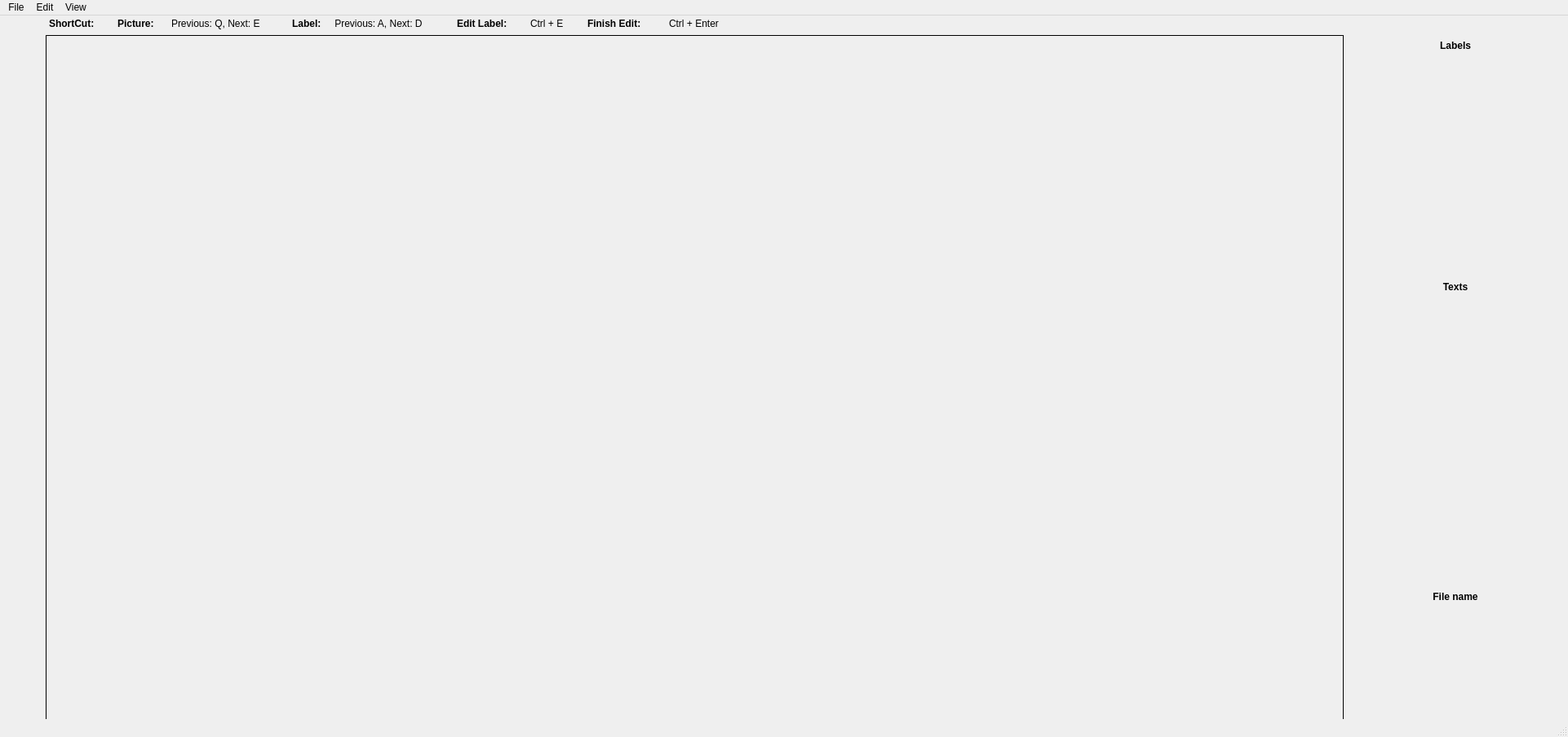
<?xml version="1.0" encoding="UTF-8"?>
<ui version="4.0">
 <class>MainWindow</class>
 <widget class="QMainWindow" name="MainWindow">
  <property name="geometry">
   <rect>
    <x>0</x>
    <y>0</y>
    <width>1922</width>
    <height>904</height>
   </rect>
  </property>
  <property name="windowTitle">
   <string>MainWindow</string>
  </property>
  <widget class="QWidget" name="centralwidget">
   <widget class="QLabel" name="ScreenPic">
    <property name="geometry">
     <rect>
      <x>56</x>
      <y>24</y>
      <width>1591</width>
      <height>904</height>
     </rect>
    </property>
    <property name="layoutDirection">
     <enum>Qt::LeftToRight</enum>
    </property>
    <property name="frameShape">
     <enum>QFrame::Box</enum>
    </property>
    <property name="text">
     <string/>
    </property>
    <property name="scaledContents">
     <bool>false</bool>
    </property>
    <property name="alignment">
     <set>Qt::AlignCenter</set>
    </property>
   </widget>
   <widget class="QLabel" name="label">
    <property name="geometry">
     <rect>
      <x>60</x>
      <y>2</y>
      <width>71</width>
      <height>16</height>
     </rect>
    </property>
    <property name="font">
     <font>
      <pointsize>9</pointsize>
      <weight>75</weight>
      <bold>true</bold>
     </font>
    </property>
    <property name="text">
     <string>ShortCut:</string>
    </property>
   </widget>
   <widget class="QLabel" name="label_2">
    <property name="geometry">
     <rect>
      <x>144</x>
      <y>2</y>
      <width>71</width>
      <height>16</height>
     </rect>
    </property>
    <property name="font">
     <font>
      <pointsize>9</pointsize>
      <weight>75</weight>
      <bold>true</bold>
     </font>
    </property>
    <property name="text">
     <string>Picture:</string>
    </property>
   </widget>
   <widget class="QLabel" name="label_3">
    <property name="geometry">
     <rect>
      <x>210</x>
      <y>2</y>
      <width>141</width>
      <height>16</height>
     </rect>
    </property>
    <property name="font">
     <font>
      <pointsize>9</pointsize>
      <weight>50</weight>
      <bold>false</bold>
     </font>
    </property>
    <property name="text">
     <string>Previous: Q, Next: E </string>
    </property>
   </widget>
   <widget class="QLabel" name="label_4">
    <property name="geometry">
     <rect>
      <x>407</x>
      <y>2</y>
      <width>161</width>
      <height>16</height>
     </rect>
    </property>
    <property name="font">
     <font>
      <pointsize>9</pointsize>
     </font>
    </property>
    <property name="text">
     <string> Previous: A, Next: D</string>
    </property>
   </widget>
   <widget class="QLabel" name="label_5">
    <property name="geometry">
     <rect>
      <x>358</x>
      <y>2</y>
      <width>51</width>
      <height>16</height>
     </rect>
    </property>
    <property name="font">
     <font>
      <pointsize>9</pointsize>
      <weight>75</weight>
      <bold>true</bold>
     </font>
    </property>
    <property name="text">
     <string>Label:</string>
    </property>
   </widget>
   <widget class="QLabel" name="label_6">
    <property name="geometry">
     <rect>
      <x>560</x>
      <y>2</y>
      <width>81</width>
      <height>16</height>
     </rect>
    </property>
    <property name="font">
     <font>
      <pointsize>9</pointsize>
      <weight>75</weight>
      <bold>true</bold>
     </font>
    </property>
    <property name="text">
     <string>Edit Label:</string>
    </property>
   </widget>
   <widget class="QLabel" name="label_7">
    <property name="geometry">
     <rect>
      <x>650</x>
      <y>2</y>
      <width>55</width>
      <height>16</height>
     </rect>
    </property>
    <property name="font">
     <font>
      <pointsize>9</pointsize>
     </font>
    </property>
    <property name="text">
     <string>Ctrl + E</string>
    </property>
   </widget>
   <widget class="QLabel" name="header_Label">
    <property name="geometry">
     <rect>
      <x>1655</x>
      <y>24</y>
      <width>258</width>
      <height>25</height>
     </rect>
    </property>
    <property name="font">
     <font>
      <weight>75</weight>
      <bold>true</bold>
     </font>
    </property>
    <property name="text">
     <string>Labels</string>
    </property>
    <property name="alignment">
     <set>Qt::AlignCenter</set>
    </property>
   </widget>
   <widget class="QLabel" name="header_Text">
    <property name="geometry">
     <rect>
      <x>1655</x>
      <y>320</y>
      <width>258</width>
      <height>25</height>
     </rect>
    </property>
    <property name="font">
     <font>
      <weight>75</weight>
      <bold>true</bold>
     </font>
    </property>
    <property name="text">
     <string>Texts</string>
    </property>
    <property name="alignment">
     <set>Qt::AlignCenter</set>
    </property>
   </widget>
   <widget class="QLabel" name="header_file">
    <property name="geometry">
     <rect>
      <x>1655</x>
      <y>700</y>
      <width>258</width>
      <height>25</height>
     </rect>
    </property>
    <property name="font">
     <font>
      <weight>75</weight>
      <bold>true</bold>
     </font>
    </property>
    <property name="text">
     <string>File name</string>
    </property>
    <property name="alignment">
     <set>Qt::AlignCenter</set>
    </property>
   </widget>
   <widget class="QLabel" name="label_8">
    <property name="geometry">
     <rect>
      <x>720</x>
      <y>2</y>
      <width>81</width>
      <height>16</height>
     </rect>
    </property>
    <property name="font">
     <font>
      <pointsize>9</pointsize>
      <weight>75</weight>
      <bold>true</bold>
     </font>
    </property>
    <property name="text">
     <string>Finish Edit:</string>
    </property>
   </widget>
   <widget class="QLabel" name="label_9">
    <property name="geometry">
     <rect>
      <x>820</x>
      <y>2</y>
      <width>81</width>
      <height>16</height>
     </rect>
    </property>
    <property name="font">
     <font>
      <pointsize>9</pointsize>
     </font>
    </property>
    <property name="text">
     <string>Ctrl + Enter</string>
    </property>
   </widget>
  </widget>
  <widget class="QMenuBar" name="menubar">
   <property name="geometry">
    <rect>
     <x>0</x>
     <y>0</y>
     <width>1922</width>
     <height>26</height>
    </rect>
   </property>
   <widget class="QMenu" name="menuFile">
    <property name="title">
     <string>File</string>
    </property>
    <addaction name="actionOpen_File"/>
    <addaction name="actionOpen_Folder"/>
    <addaction name="actionOpen_Recent"/>
    <addaction name="separator"/>
    <addaction name="actionSave"/>
    <addaction name="actionSave_as"/>
    <addaction name="actionSave_Automatically"/>
    <addaction name="actionChange_output_folder"/>
    <addaction name="separator"/>
    <addaction name="actionNext_Image"/>
    <addaction name="actionBack_Image"/>
    <addaction name="separator"/>
    <addaction name="actionClose"/>
    <addaction name="separator"/>
    <addaction name="actionNext_label"/>
    <addaction name="actionBack_label"/>
   </widget>
   <widget class="QMenu" name="menuEdit">
    <property name="title">
     <string>Edit</string>
    </property>
    <addaction name="actionEdit_Label"/>
    <addaction name="actionFinish_Edit"/>
    <addaction name="actionFinish_Label"/>
   </widget>
   <widget class="QMenu" name="menuView">
    <property name="title">
     <string>View</string>
    </property>
   </widget>
   <addaction name="menuFile"/>
   <addaction name="menuEdit"/>
   <addaction name="menuView"/>
  </widget>
  <widget class="QStatusBar" name="statusbar"/>
  <action name="actionOpen_File">
   <property name="text">
    <string>Open File</string>
   </property>
   <property name="shortcut">
    <string>Ctrl+O</string>
   </property>
  </action>
  <action name="actionOpen_Folder">
   <property name="text">
    <string>Open Folder</string>
   </property>
   <property name="shortcut">
    <string>Ctrl+F</string>
   </property>
  </action>
  <action name="actionOpen_Recent">
   <property name="text">
    <string>Open Recent</string>
   </property>
   <property name="shortcut">
    <string>Ctrl+R</string>
   </property>
  </action>
  <action name="actionSave">
   <property name="text">
    <string>Save</string>
   </property>
   <property name="shortcut">
    <string>Ctrl+S</string>
   </property>
  </action>
  <action name="actionSave_as">
   <property name="text">
    <string>Save as</string>
   </property>
   <property name="shortcut">
    <string>Ctrl+Alt+S</string>
   </property>
  </action>
  <action name="actionSave_Automatically">
   <property name="text">
    <string>Save Automatically</string>
   </property>
  </action>
  <action name="actionChange_output_folder">
   <property name="text">
    <string>Change output folder</string>
   </property>
   <property name="shortcut">
    <string>Ctrl+C</string>
   </property>
  </action>
  <action name="actionClose">
   <property name="text">
    <string>Close</string>
   </property>
   <property name="shortcut">
    <string>Ctrl+W</string>
   </property>
  </action>
  <action name="actionNext_Image">
   <property name="text">
    <string>Next Image</string>
   </property>
   <property name="shortcut">
    <string>E</string>
   </property>
  </action>
  <action name="actionBack_Image">
   <property name="text">
    <string>Back Image</string>
   </property>
   <property name="shortcut">
    <string>Q</string>
   </property>
  </action>
  <action name="actionNext_label">
   <property name="text">
    <string>Next Label</string>
   </property>
   <property name="shortcut">
    <string>D</string>
   </property>
   <property name="shortcutVisibleInContextMenu">
    <bool>false</bool>
   </property>
  </action>
  <action name="actionBack_label">
   <property name="text">
    <string>Back label</string>
   </property>
   <property name="shortcut">
    <string>A</string>
   </property>
  </action>
  <action name="actionEdit_Label">
   <property name="text">
    <string>Edit Label</string>
   </property>
   <property name="shortcut">
    <string>Ctrl+E</string>
   </property>
  </action>
  <action name="actionFinish_Edit">
   <property name="text">
    <string>Finish Edit</string>
   </property>
   <property name="shortcut">
    <string>Return</string>
   </property>
  </action>
  <action name="actionFinish_Label">
   <property name="text">
    <string>Finish Label</string>
   </property>
   <property name="shortcut">
    <string>Ctrl+Return</string>
   </property>
  </action>
 </widget>
 <resources/>
 <connections/>
</ui>
